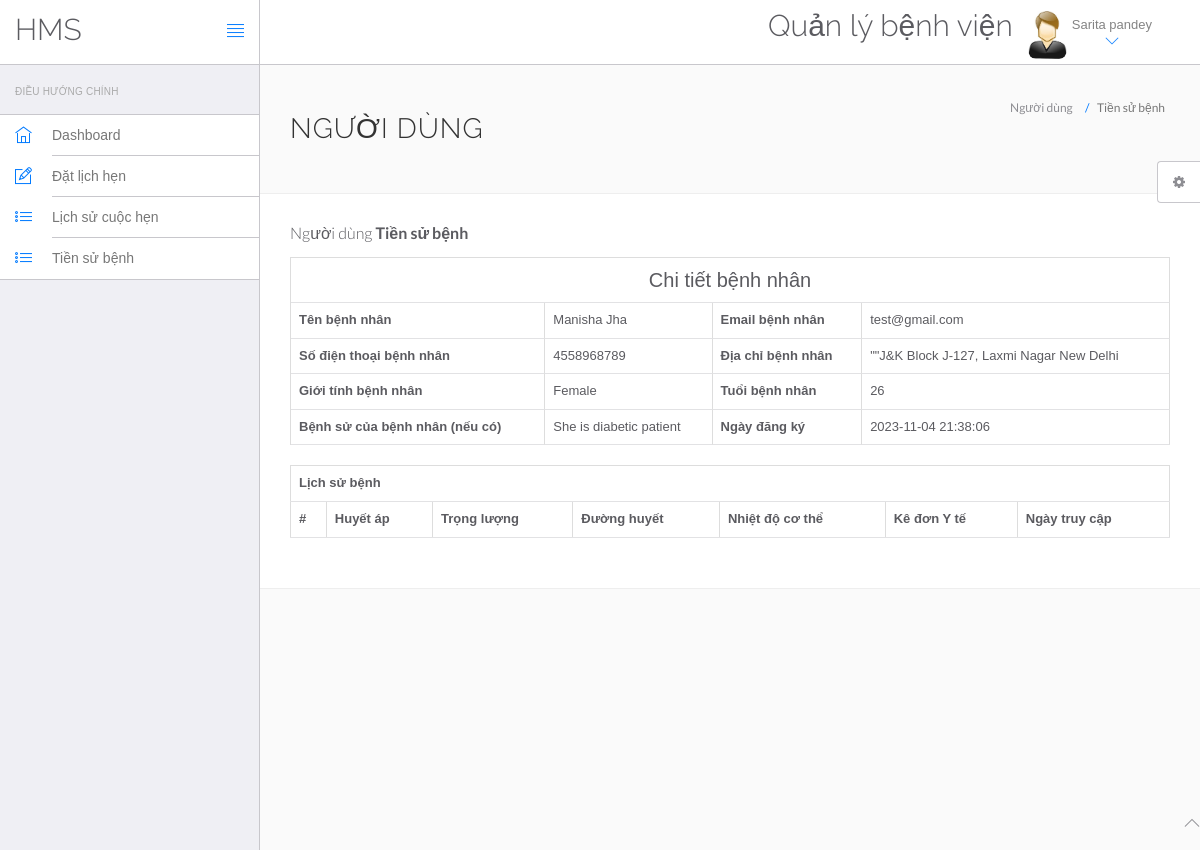
Screenshot of /hms/view-medhistory.php?viewid=1 (signed in) with the database file from the repository.
### tables this page shows
CREATE TABLE `users` (
  `id` int(11) NOT NULL,
  `fullName` varchar(255) DEFAULT NULL,
  `address` longtext,
  `city` varchar(255) DEFAULT NULL,
  `gender` varchar(255) DEFAULT NULL,
  `email` varchar(255) DEFAULT NULL,
  `password` varchar(255) DEFAULT NULL,
  `regDate` timestamp NULL DEFAULT CURRENT_TIMESTAMP,
  `updationDate` timestamp NULL DEFAULT NULL ON UPDATE CURRENT_TIMESTAMP
);

CREATE TABLE `tblpatient` (
  `ID` int(10) NOT NULL,
  `Docid` int(10) DEFAULT NULL,
  `PatientName` varchar(200) DEFAULT NULL,
  `PatientContno` bigint(10) DEFAULT NULL,
  `PatientEmail` varchar(200) DEFAULT NULL,
  `PatientGender` varchar(50) DEFAULT NULL,
  `PatientAdd` mediumtext,
  `PatientAge` int(10) DEFAULT NULL,
  `PatientMedhis` mediumtext,
  `CreationDate` timestamp NULL DEFAULT CURRENT_TIMESTAMP,
  `UpdationDate` timestamp NULL DEFAULT NULL ON UPDATE CURRENT_TIMESTAMP
);

### hms/view-medhistory.php (the view, shortened to what this page needs)
<?php
include('include/config.php');
?>
<!DOCTYPE html>
<html lang="en">
	<head>
		<link rel="stylesheet" href="vendor/bootstrap/css/bootstrap.min.css">
		<link rel="stylesheet" href="vendor/fontawesome/css/font-awesome.min.css">
		<link rel="stylesheet" href="vendor/themify-icons/themify-icons.min.css">
		<link href="vendor/animate.css/animate.min.css" rel="stylesheet" media="screen">
		<link href="vendor/perfect-scrollbar/perfect-scrollbar.min.css" rel="stylesheet" media="screen">
		<link href="vendor/switchery/switchery.min.css" rel="stylesheet" media="screen">
		<link href="vendor/bootstrap-touchspin/jquery.bootstrap-touchspin.min.css" rel="stylesheet" media="screen">
		<link href="vendor/select2/select2.min.css" rel="stylesheet" media="screen">
		<link href="vendor/bootstrap-datepicker/bootstrap-datepicker3.standalone.min.css" rel="stylesheet" media="screen">
		<link href="vendor/bootstrap-timepicker/bootstrap-timepicker.min.css" rel="stylesheet" media="screen">
		<link rel="stylesheet" href="assets/css/styles.css">
		<link rel="stylesheet" href="assets/css/plugins.css">
		<link rel="stylesheet" href="assets/css/themes/theme-1.css" id="skin_color" />
	</head>
	<body>
		<div id="app">
<?php include('include/sidebar.php');?>
<div class="app-content">
<?php include('include/header.php');?>
<div class="main-content" >
<div class="wrap-content container" id="container">
<section id="page-title">
<div class="row">
<div class="col-sm-8">
<h1 class="mainTitle">Người dùng</h1>
</div>
<ol class="breadcrumb">
<li>
<span>Người dùng</span>
</li>
<li class="active">
<span>Tiền sử bệnh</span>
</li>
</ol>
</div>
</section>
<div class="container-fluid container-fullw bg-white">
<div class="row">
<div class="col-md-12">
<h5 class="over-title margin-bottom-15">Người dùng <span class="text-bold">Tiền sử bệnh</span></h5>
<?php
                               $vid=$_GET['viewid'];
                               $ret=mysqli_query($con,"select * from tblpatient where ID='$vid'");
while ($row=mysqli_fetch_array($ret)) {
                               ?>
<table border="1" class="table table-bordered">
 <tr align="center">
<td colspan="4" style="font-size:20px;color:blue">
 Chi tiết bệnh nhân</td></tr>
    <tr>
    <th scope>Tên bệnh nhân</th>
    <td><?php  echo $row['PatientName'];?></td>
    <th scope>Email bệnh nhân</th>
    <td><?php  echo $row['PatientEmail'];?></td>
  </tr>
  <tr>
    <th scope>Số điện thoại bệnh nhân</th>
    <td><?php  echo $row['PatientContno'];?></td>
    <th>Địa chỉ bệnh nhân</th>
    <td><?php  echo $row['PatientAdd'];?></td>
  </tr>
    <tr>
    <th>Giới tính bệnh nhân</th>
    <td><?php  echo $row['PatientGender'];?></td>
    <th>Tuổi bệnh nhân</th>
    <td><?php  echo $row['PatientAge'];?></td>
  </tr>
  <tr>
    <th>Bệnh sử của bệnh nhân (nếu có)</th>
    <td><?php  echo $row['PatientMedhis'];?></td>
     <th>Ngày đăng ký</th>
    <td><?php  echo $row['CreationDate'];?></td>
  </tr>
<?php }?>
</table>
<table id="datatable" class="table table-bordered dt-responsive nowrap" style="border-collapse: collapse; border-spacing: 0; width: 100%;">
  <tr align="center">
   <th colspan="8" >Lịch sử bệnh</th>
  </tr>
  <tr>
    <th>#</th>
    <th> Huyết áp </th>
    <th> Trọng lượng </th>
    <th> Đường huyết </th>
    <th> Nhiệt độ cơ thể </th>
    <th> Kê đơn Y tế </th>
    <th> Ngày truy cập </th>
</tr>
</table>
</div>
</div>
</div>
</div>
</div>
</div>
</div>
	<?php include('include/footer.php');?>
	<?php include('include/setting.php');?>
	</body>
</html>

### hms/include/header.php (shortened to what this page needs)
<header class="navbar navbar-default navbar-static-top">
					<div class="navbar-header">
						<a class="navbar-brand" href="#">
							<h2 style="padding-top:20% ">HMS</h2>
						</a>
						<a href="#" class="sidebar-toggler pull-right visible-md visible-lg" data-toggle-class="app-sidebar-closed" data-toggle-target="#app">
							<i class="ti-align-justify"></i>
						</a>
					</div>
					<div class="navbar-collapse collapse">
						<ul class="nav navbar-right">
								<li  style="padding-top:2% ">
								<h2>Quản lý bệnh viện</h2>
							</li>
							<li class="dropdown current-user">
								<a href class="dropdown-toggle" data-toggle="dropdown">
									<img src="assets/images/images.jpg"> <span class="username">
									<?php $query=mysqli_query($con,"select fullName from users where id='".$_SESSION['id']."'");
while($row=mysqli_fetch_array($query))
{
	echo $row['fullName'];
}
									?> <i class="ti-angle-down"></i></i></span>
								</a>
							</li>
						</ul>
					</div>
				</header>

### hms/assets/css/themes/theme-1.css (style rules this page uses)
body { background: #FAFAFA; }
header .navbar-header { background: #ffffff !important; border-right-color: #c8c7cc !important; border-bottom-color: #c8c7cc !important; }
header .navbar-header .sidebar-toggler, header .navbar-header .sidebar-mobile-toggler { color: #007aff !important; }
header .navbar-header .navbar-brand { color: #777 !important; }
header .navbar-collapse { background: #ffffff !important; border-bottom-color: #c8c7cc !important; box-shadow: none !important; }
header .navbar-collapse .navbar-right > li > a { color: #777; }
header .navbar-collapse .navbar-right > li > a i { color: #007aff !important; }

### rows the page displays
users: fullName "Sarita pandey"
tblpatient: PatientName "Manisha Jha", PatientEmail "test@gmail.com", PatientContno "4558968789", PatientAdd "\"\"J&K Block J-127, Laxmi Nagar New Delhi", PatientGender "Female", PatientAge "26", PatientMedhis "She is diabetic patient", CreationDate "2023-11-04 21:38:06"
